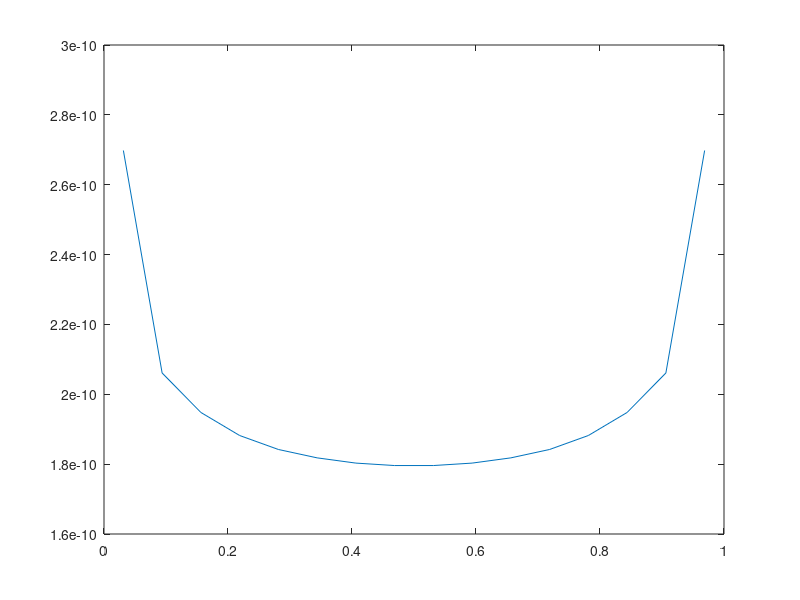

Reproduce this figure in MATLAB. (Note: this script raises an error after producing the figure.)
N = 16;    %number of discretisations
L = 1;       %length of cylinder   
a = 0.01;  %radius of cylinder
m = 3;      %m-point quadrature rule used
R = 10;    %radius of sphere
eps = 8.854e-12; 

W = L/N;  %discretisation length
disc_l = (W/2:W:1 - W/2);    %discretised vector along length

rho_s = 1e-9 .* [0.2698,0.2061,0.1948,0.1882,0.1842,0.1818,0.1803,0.1796,0.1796,0.1803,0.1818,0.1842,0.1882,0.1948,0.2061,0.2698];
rho_l = rho_s .* (2*pi*a);
figure;
plot(disc_l,rho_s);

figure;
n = 6;
theta = pi*(-1:(1/n):1);
phi = (pi/2)*(-1:(1/n):1)';
X = R .* cos(phi)*cos(theta);
Y = R .* cos(phi)*sin(theta);
Z = R .* sin(phi)*ones(size(theta));

V = zeros(2*n + 1);
for i=1:(2*n + 1)
    for j=1:(2*n + 1)
        for k=1:N
            V(i,j) = V(i,j) + rho_s(k) * gauss_int( @(yp) inv_dist( X(i,j), Y(i,j), Z(i,j),  0, yp, 0 ), (k-1)*W, k*W, m );
        end
        
    end
end

surf(X,Y,Z,V);
colormap(jet);
colorbar;
function output = inv_dist(x1,y1,z1,x2,y2,z2)
    dist = sqrt( (x1 - x2)^2 + (y1 - y2)^2 + (z1 - z2)^2 );
    output = 1 / dist;
end



